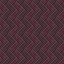

A 2D game scene composited from a Tiled map and its tileset images. What follows is a short description and the map's XML, with every tile layer's data as written:
An orthogonal 2x2 tile map with 32x32 px tiles, 1 tile layer (Assembly), 3 tilesets.

<map version="1.10" orientation="orthogonal" renderorder="right-down" width="2" height="2" tilewidth="32" tileheight="32" infinite="0" nextlayerid="2" nextobjectid="1">
  <tileset firstgid="1" source="../floors.tsx" />
  <tileset firstgid="321" source="../walls.tsx" />
  <tileset firstgid="961" source="../architecture.tsx" />
  <layer id="1" name="Assembly" width="2" height="2">
    <data encoding="csv">
39,40,
55,56
</data>
  </layer>
</map>
